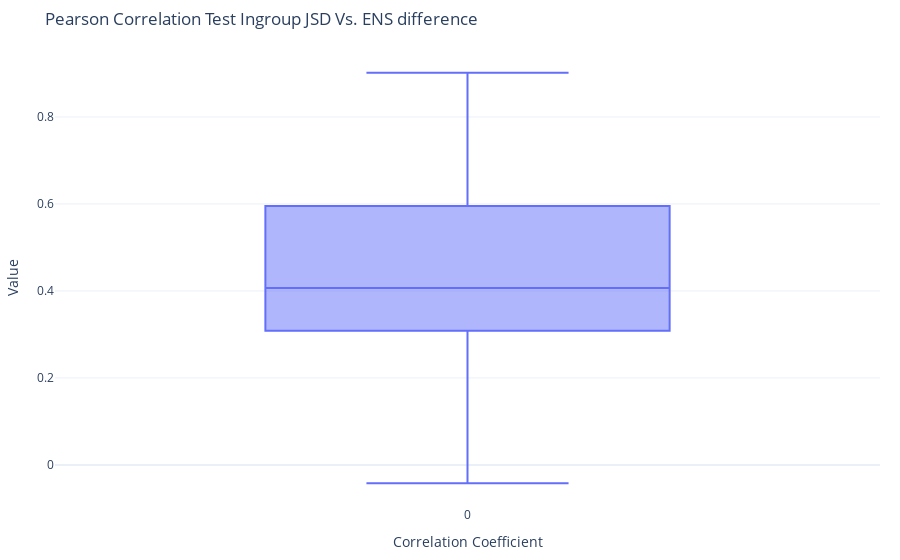

Notebook code cell kept with this figure:
### Code cell
correlation_list3 = []
p_value_list3 = []
for gene, lists in gene_data_dict.items():
    ingroup_jsd_list = lists['ingroup_jsd']
    ens_abs_diff_list2 = lists['ens_abs_diff2']
    #Add the correlation factor in the list
    cor, p_value = scipy.stats.pearsonr(np.sqrt(ingroup_jsd_list), np.sqrt(ens_abs_diff_list2))
    correlation_list3.append(cor)
    p_value_list3.append(p_value)

fig3 = px.box(correlation_list3, title= 'Pearson Correlation Test Ingroup JSD Vs. ENS difference')
# Update layout with labels and title
fig3.update_layout(
    template='plotly_white',
    margin=dict(l=20, r=20, t=50, b=20),
    autosize=True,
    yaxis_title_font={'size': 20},  
    xaxis_title_font={'size': 20}, 
    xaxis_title='Correlation Coefficient',
    yaxis_title='Value',
    width=None
)
fig3.show()
fig3.write_image('ingroup_jsd_ens_cc.pdf')

### Figure 1 — Plotly figure (JSON) as saved in the notebook; plotly's stock layout.template omitted (floating-point values rounded to 4 significant figures)
{"data": [{"alignmentgroup": "True", "hovertemplate": "variable=%{x}<br>value=%{y}<extra></extra>", "legendgroup": "", "marker": {"color": "#636efa"}, "name": "", "notched": false, "offsetgroup": "", "orientation": "v", "showlegend": false, "type": "box", "x": ["0", "0", "0", "0", "0", "0", "0", "0", "0", "0", "0", "0", "0", "0", "0", "0", "0", "0", "0", "0", "0", "0", "0", "0", "0", "0", "0", "0", "0", "0", "0", "0", "0", "0", "0", "0", "0", "0", "0", "0", "0", "0", "0", "0", "0", "0", "0", "0", "0", "0", "0", "0", "0", "0", "0", "0", "0", "0", "0", "0", "0", "0", "0", "0", "0", "0", "0", "0", "0", "0", "0", "0", "0", "0", "0", "0", "0", "0", "0", "0", "0", "0", "0", "0", "0", "0", "0", "0", "0", "0", "0", "0", "0", "0", "0", "0", "0", "0", "0", "0", "0", "0", "0", "0", "0", "0", "0", "0", "0", "0", "0", "0", "0", "0", "0", "0", "0", "0", "0", "0", "0", "0", "0", "0", "0", "0", "0"], "x0": " ", "xaxis": "x", "y": [0.4537, 0.574, 0.5056, 0.63, 0.2209, 0.5655, 0.8481, 0.6704, 0.4182, 0.3527, 0.2099, 0.35, 0.8948, 0.6876, -0.0421, 0.4798, 0.3006, 0.635, 0.3576, 0.3879, 0.2486, 0.1737, 0.5658, 0.6954, 0.7345, 0.5874, 0.6855, 0.492, 0.3057, 0.1766, 0.2101, 0.3666, 0.6668, 0.3375, 0.5306, 0.4311, 0.7417, 0.3023, 0.3222, 0.3407, 0.09198, 0.3501, 0.5522, 0.5977, 0.3088, 0.2529, 0.6145, 0.7516, 0.8261, 0.3556, 0.3553, 0.4218, 0.6241, 0.5245, 0.5888, 0.5794, 0.9016, 0.6876, 0.813, 0.1755, 0.2494, 0.407, 0.7561, 0.5602, 0.6561, 0.7957, 0.5652, 0.2622, 0.4309, 0.3718, 0.3633, 0.3204, 0.618, 0.6834, 0.4808, 0.29, 0.6274, 0.4376, 0.3907, 0.2195, 0.3081, 0.5537, 0.4622, 0.2658, 0.8101, 0.3314, 0.3341, 0.6528, 0.1639, 0.1779, 0.4294, 0.2499, 0.6814, 0.4003, 0.4049, 0.1756, 0.1846, 0.3747, 0.3888, 0.4192, 0.3668, 0.2312, 0.365, 0.3851, 0.4916, 0.6303, 0.2631, 0.2585, 0.273, 0.4089, 0.6377, 0.279, 0.2789, 0.2346, 0.512, 0.3326, 0.3356, 0.7401, 0.3866, 0.3939, 0.3568, 0.5446, 0.3537, 0.5593, 0.2578, 0.6024, 0.4603], "y0": " ", "yaxis": "y"}], "layout": {"autosize": true, "boxmode": "group", "legend": {"tracegroupgap": 0}, "margin": {"b": 20, "l": 20, "r": 20, "t": 50}, "title": {"text": "Pearson Correlation Test Ingroup JSD Vs. ENS difference"}, "xaxis": {"anchor": "y", "domain": [0, 1], "title": {"text": "Correlation Coefficient"}}, "yaxis": {"anchor": "x", "domain": [0, 1], "title": {"text": "Value"}}}}
